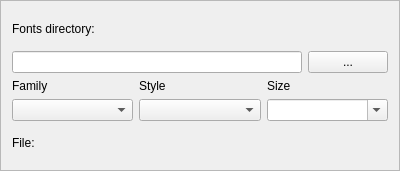
<?xml version="1.0" encoding="UTF-8"?>
<ui version="4.0">
 <class>FontSelectFrame</class>
 <widget class="QFrame" name="FontSelectFrame">
  <property name="geometry">
   <rect>
    <x>0</x>
    <y>0</y>
    <width>400</width>
    <height>171</height>
   </rect>
  </property>
  <property name="sizePolicy">
   <sizepolicy hsizetype="Preferred" vsizetype="Minimum">
    <horstretch>0</horstretch>
    <verstretch>0</verstretch>
   </sizepolicy>
  </property>
  <property name="windowTitle">
   <string>Frame</string>
  </property>
  <property name="locale">
   <locale language="English" country="UnitedStates"/>
  </property>
  <property name="frameShape">
   <enum>QFrame::StyledPanel</enum>
  </property>
  <property name="frameShadow">
   <enum>QFrame::Raised</enum>
  </property>
  <layout class="QVBoxLayout" name="verticalLayout">
   <item>
    <widget class="QLabel" name="label">
     <property name="text">
      <string>Fonts directory:</string>
     </property>
     <property name="buddy">
      <cstring>lineEditFontsDir</cstring>
     </property>
    </widget>
   </item>
   <item>
    <layout class="QHBoxLayout" name="horizontalLayout">
     <item>
      <widget class="QLineEdit" name="lineEditFontsDir">
       <property name="enabled">
        <bool>true</bool>
       </property>
       <property name="readOnly">
        <bool>true</bool>
       </property>
      </widget>
     </item>
     <item>
      <widget class="QPushButton" name="pushButtonChangeDir">
       <property name="text">
        <string>...</string>
       </property>
      </widget>
     </item>
    </layout>
   </item>
   <item>
    <layout class="QGridLayout" name="gridLayout">
     <item row="1" column="0">
      <widget class="QLabel" name="label_Family">
       <property name="text">
        <string>Family</string>
       </property>
       <property name="buddy">
        <cstring>comboBoxFamily</cstring>
       </property>
      </widget>
     </item>
     <item row="1" column="1">
      <widget class="QLabel" name="label_Style">
       <property name="text">
        <string>Style</string>
       </property>
       <property name="buddy">
        <cstring>comboBoxStyle</cstring>
       </property>
      </widget>
     </item>
     <item row="1" column="2">
      <widget class="QLabel" name="label_4">
       <property name="text">
        <string>Size</string>
       </property>
       <property name="buddy">
        <cstring>comboBoxSize</cstring>
       </property>
      </widget>
     </item>
     <item row="2" column="0">
      <widget class="QComboBox" name="comboBoxFamily">
       <property name="insertPolicy">
        <enum>QComboBox::InsertAlphabetically</enum>
       </property>
      </widget>
     </item>
     <item row="2" column="1">
      <widget class="QComboBox" name="comboBoxStyle">
       <property name="duplicatesEnabled">
        <bool>true</bool>
       </property>
      </widget>
     </item>
     <item row="2" column="2">
      <widget class="QComboBox" name="comboBoxSize">
       <property name="editable">
        <bool>true</bool>
       </property>
       <property name="insertPolicy">
        <enum>QComboBox::InsertAlphabetically</enum>
       </property>
      </widget>
     </item>
    </layout>
   </item>
   <item>
    <widget class="QLabel" name="label_FileName">
     <property name="text">
      <string>File:</string>
     </property>
    </widget>
   </item>
  </layout>
 </widget>
 <tabstops>
  <tabstop>pushButtonChangeDir</tabstop>
  <tabstop>lineEditFontsDir</tabstop>
  <tabstop>comboBoxFamily</tabstop>
  <tabstop>comboBoxStyle</tabstop>
  <tabstop>comboBoxSize</tabstop>
 </tabstops>
 <resources/>
 <connections/>
 <slots>
  <slot>fontDirectoryChangeRequest()</slot>
 </slots>
</ui>
